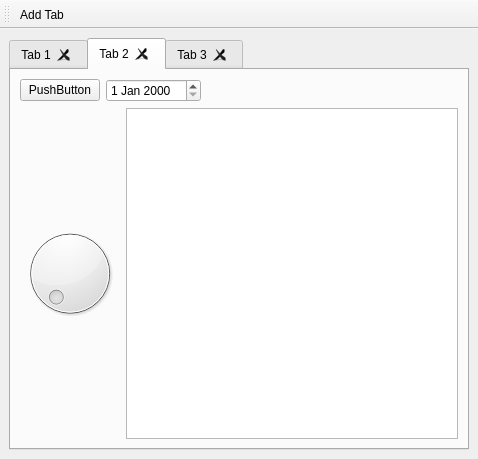
<?xml version="1.0" encoding="UTF-8"?>
<ui version="4.0">
 <class>TaskbarTabsDemo</class>
 <widget class="QMainWindow" name="TaskbarTabsDemo">
  <property name="geometry">
   <rect>
    <x>0</x>
    <y>0</y>
    <width>478</width>
    <height>459</height>
   </rect>
  </property>
  <property name="windowTitle">
   <string>Taskbar tabs demo</string>
  </property>
  <widget class="QWidget" name="centralwidget">
   <layout class="QVBoxLayout" name="verticalLayout">
    <item>
     <widget class="QTabWidget" name="tabWidget">
      <property name="currentIndex">
       <number>1</number>
      </property>
      <property name="tabsClosable">
       <bool>true</bool>
      </property>
      <property name="movable">
       <bool>false</bool>
      </property>
      <widget class="QWidget" name="tab">
       <attribute name="title">
        <string>Tab 1</string>
       </attribute>
       <layout class="QHBoxLayout" name="horizontalLayout">
        <item>
         <widget class="QCalendarWidget" name="calendarWidget"/>
        </item>
       </layout>
      </widget>
      <widget class="QWidget" name="tab_2">
       <attribute name="title">
        <string>Tab 2</string>
       </attribute>
       <layout class="QVBoxLayout" name="verticalLayout_3">
        <item>
         <layout class="QHBoxLayout" name="horizontalLayout_3">
          <item>
           <widget class="QPushButton" name="pushButton">
            <property name="text">
             <string>PushButton</string>
            </property>
           </widget>
          </item>
          <item>
           <widget class="QDateEdit" name="dateEdit"/>
          </item>
          <item>
           <spacer name="horizontalSpacer">
            <property name="orientation">
             <enum>Qt::Horizontal</enum>
            </property>
            <property name="sizeHint" stdset="0">
             <size>
              <width>40</width>
              <height>20</height>
             </size>
            </property>
           </spacer>
          </item>
         </layout>
        </item>
        <item>
         <layout class="QHBoxLayout" name="horizontalLayout_2">
          <item>
           <layout class="QVBoxLayout" name="verticalLayout_2">
            <item>
             <widget class="QDial" name="dial"/>
            </item>
           </layout>
          </item>
          <item>
           <widget class="QTextEdit" name="textEdit"/>
          </item>
         </layout>
        </item>
       </layout>
      </widget>
      <widget class="QWidget" name="tab_3">
       <attribute name="title">
        <string>Tab 3</string>
       </attribute>
       <layout class="QHBoxLayout" name="horizontalLayout_4">
        <item>
         <widget class="QGroupBox" name="groupBox">
          <property name="title">
           <string>GroupBox</string>
          </property>
          <layout class="QHBoxLayout" name="horizontalLayout_5">
           <item>
            <widget class="QDial" name="dial_2"/>
           </item>
           <item>
            <widget class="QDial" name="dial_3"/>
           </item>
          </layout>
         </widget>
        </item>
       </layout>
      </widget>
     </widget>
    </item>
   </layout>
  </widget>
  <widget class="QToolBar" name="toolBar">
   <property name="windowTitle">
    <string>toolBar</string>
   </property>
   <property name="toolButtonStyle">
    <enum>Qt::ToolButtonTextUnderIcon</enum>
   </property>
   <attribute name="toolBarArea">
    <enum>TopToolBarArea</enum>
   </attribute>
   <attribute name="toolBarBreak">
    <bool>false</bool>
   </attribute>
   <addaction name="actionAdd_Tab"/>
  </widget>
  <action name="actionAdd_Tab">
   <property name="icon">
    <iconset>
     <normalon>:/add.png</normalon>
    </iconset>
   </property>
   <property name="text">
    <string>Add Tab</string>
   </property>
  </action>
 </widget>
 <resources/>
 <connections/>
</ui>
